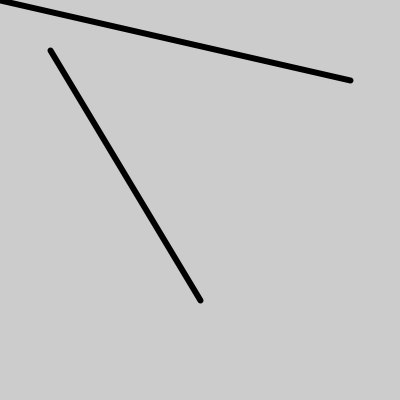
Frame 1 (no input)
Frame 60 (the mouse pressed at the canvas centre just before this capture): identical to frame 1, image omitted
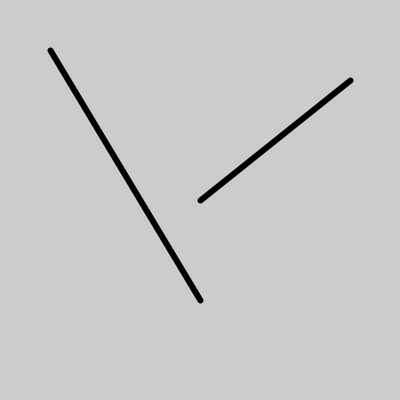
Frame 120 (the mouse held since frame 60 and released just before this capture)

The Processing sketch that drew these frames (run headless with seeded random() and noise(); from frame 60 on, the mouse is pressed at the canvas centre):

// Processing sketch: IntersectLineLine
// ── IntersectLineLine.pde
// two lines, one line is fixed, the other has one end to be fixed
// 1st point x y
float ax = 50, ay = 50;

// 2nd point x y
float bx = 200, by = 300;

// 3rd point x y
float cx = 350, cy = 80;

// 4th point x y
float dx, dy;

// the intersection point between two lines
PVector xPoint = new PVector(0, 0);

float epson = 1.0e-6;

void setup() {
  size(400, 400);

  ellipseMode(RADIUS);

  strokeWeight(6);

  smooth();
}

void draw() {
  background(204);

  // set the other end of the line
  dx = mouseX;

  dy = mouseY;

  // check intersections
  PVector line1_End1 = new PVector(ax, ay);

  PVector line1_End2 = new PVector(bx, by);

  PVector line2_End1 = new PVector(cx, cy);

  PVector line2_End2 = new PVector(dx, dy);

  boolean isX = lineLineIntersect(line1_End1, line1_End2, line2_End1, line2_End2);

  if (isX == true) {
    stroke(255);
  } else {
    stroke(0);
  }

  // draw lines
  line(ax, ay, bx, by);

  line(cx, cy, dx, dy);

  // if the two lines intersects, draw the intersection points
  if (isX == true) {
    fill(255, 38, 0);

    ellipse(xPoint.x, xPoint.y, 10, 10);
  }
}

// check the intersection between two line
// x1,y1,x2,y2----the first line
// x3,y3,x4,y4----the second line
// xPnt----use the static parameter to store the intersection point if it exists
boolean lineLineIntersect(PVector line1_End1, PVector line1_End2, PVector line2_End1, PVector line2_End2) {
  boolean over = false;

  // line1
  PVector d1 = PVector.sub(line1_End2, line1_End1);

  float d1_mag = d1.mag();

  d1.normalize();

  PVector d2 = PVector.sub(line2_End2, line2_End1);

  float d2_mag = d2.mag();

  d2.normalize();

  // d1xd2
  PVector cross = d1.cross(d2);

  float magSqrt = cross.magSq();

  // these 2 ray parallel or interlap
  if (abs(sqrt(magSqrt))<epson) {
    return false;
  } else {
    // p2-p1
    PVector tV = PVector.sub(line2_End1, line1_End1);

    // (p2-p1)xd2
    PVector tV1 = tV.cross(d2);

    float t1 = tV1.dot(cross)/magSqrt;

    PVector tV2 = tV.cross(d1);

    float t2 = tV2.dot(cross)/magSqrt;

    if (t1 >= 0 && t1 <= d1_mag && t2 >= 0 && t2 <= d2_mag) {
      over = true;

      d1.mult(t1);

      xPoint = PVector.add(d1, line1_End1);
    }
  }

  return over;
}
